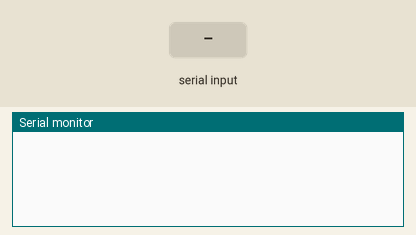
Bench run of a sketch on a simulated Arduino Uno, built with avr-gcc and run on an emulated ATmega328P. On the bench: the last lines printed to the serial monitor. Inputs (shaded band) come from the test bench.

Above: at 1.2 s.
1.3 s: "FW\n" received over Serial
At 2.4 s:
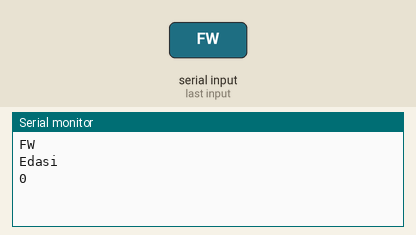
2.8 s: "90,45\n" received over Serial
At 3.3 s:
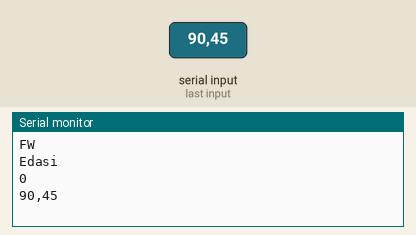

Measured:
- after the input at 1.3 s, the serial monitor: prints a new line at once (image 1)
- after the input at 2.8 s, the serial monitor: prints a new line at once (image 2)

The sketch:

Serial_try.ino
```cpp
String inputString = "";
boolean stringComplete = false;
int A = 0;
int B = 0;
int C = 0;


void setup() {
  Serial.begin(9600);
  inputString.reserve(200);
}

void loop() {
  serialEvent();
  if (stringComplete) {
    Serial.println(inputString);
    if (inputString.substring(0, 2) == "FW") {
      A = inputString.substring(3,5).toInt();
      Serial.println("Edasi");
      Serial.println(A);
    }
    inputString = "";
    stringComplete = false;
  }
}

void serialEvent() {
  while (Serial.available()) {
    char inChar = (char)Serial.read();
    inputString += inChar;
    if (inChar == '\n') {
      stringComplete = true;
    }
  }
}
```
